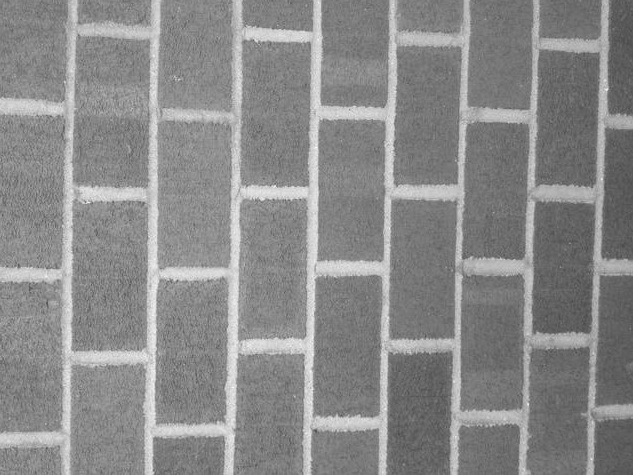
#> input picture bricks.jpg, 633 x 475 px
$ jupyter execute imageProcessing.ipynb
#> lines starting #> are read from the running program, lines starting #| are printed output that depends on the picture
##### Carregando as bibliotecas e definindo funções últeis

[cell 1]
import matplotlib.pyplot as plt
import numpy as np
from skimage import transform, data, io, color, img_as_ubyte

[cell 2]
# Função para mostrar a imagem
def showImage(image, title):
    plt.imshow(image, cmap='gray')
    plt.title(title)
    plt.show()

[cell 3]
# Definir função para realizar as filtragens passa baixa, passa alta e passa faixa
def filtering_pass(image, cutoff, cutoff2=None, type='low'):
    mask  = 1
    mask2 = 1


    # Converter a imagem para escala de cinza se necessário
    if image.ndim == 3:
        image = color.rgb2gray(image)

    # Transformada de Fourier 2D
    image_fft =  np.fft.fftshift(np.fft.fft2(image))

    # Obter as dimensões da imagem
    rows, cols = image.shape

    # Criar um filtro passa-baixa (círculo)
    x, y = np.ogrid[:rows, :cols]
    center = (rows // 2, cols // 2)

    if type == 'low':
        mask = np.exp(-((x - center[0])**2 + (y - center[1])**2) / (2 * (cutoff * rows)**2))

    elif type == 'hight':
        mask = 1 - np.exp(-((x - center[0])**2 + (y - center[1])**2) / (2 * (cutoff * rows)**2))

    elif type == 'band':
        mask  = np.exp(-((x - center[0])**2 + (y - center[1])**2) / (2 * (cutoff * rows)**2))
        mask2 = 1 - np.exp(-((x - center[0])**2 + (y - center[1])**2) / (2 * (cutoff2 * rows)**2))

    else:
        return None

    # Aplicar o filtro e inverte a centralização
    image_fft_filtered = np.fft.ifftshift(image_fft * mask * mask2)

    # Inverter a transformada de Fourier (retorna ao domínio do tempo)
    image_filtered = np.abs(np.fft.ifft2(image_fft_filtered))

    return img_as_ubyte(image_filtered)

[cell 4]
# Definir função para realizar a convolução entre a imagem e os kernels
def convolution(image, kernel):
    # Obter as dimensões da imagem e do kernel
    image_height, image_width = image.shape
    kernel_height, kernel_width = kernel.shape

    # Inicializar a imagem resultante com zeros
    result = np.zeros_like(image)

    # Realizar a convolução nas duas dimensões da imagem
    for i in range(image_height - kernel_height + 1):
        for j in range(image_width - kernel_width + 1):

            # Extração da região da imagem correspondente ao kernel
            region = image[i:i + kernel_height, j:j + kernel_width]

            # Aplicar o kernel e somar os resultados
            result[i, j] = np.sum(region * kernel)

    return result

[cell 5]
# Definir função para realizar a filtragem com Operador de Sobel
def filtering_sobel_operator(image):
    # Definir os kernels de Sobel para as direções horizontal e vertical
    sobel_x = np.array([[-1, 0, 1], [-2, 0, 2], [-1, 0, 1]])
    sobel_y = np.array([[-1, -2, -1], [0, 0, 0], [1, 2, 1]])

    # Realizar a convolução com os kernels
    sobel_x_result = convolution(image, sobel_x)
    sobel_y_result = convolution(image, sobel_y)

    # Calcular a magnitude do gradiente
    magnitude = np.hypot(sobel_x_result, sobel_y_result)

    return magnitude

[cell 6]
# Definir uma função para realizar o filtro de suavização por média dos pixels vizinhos
# O tamanho do kernel define a intensidade da suavização
def smooth_mean_filter(image, kernel_size):
    # Criar um kernel de média com todos os elementos iguais
    kernel = np.ones((kernel_size, kernel_size)) / (kernel_size ** 2)

    # Realizar a convolução com o kernel
    result = convolution(image, kernel)

    return result

##### Questão 01

[cell 7]
# Carregar a imagem bricks.jpg em escala de cinza
image = color.rgb2gray(io.imread('bricks.jpg'))
#> image: shape (475, 633) float64; min 0.282, max 1, mean 0.538


showImage(image, "Imagem original")

'''
    A imagem carregada mostra uma parede feita de tijolos e cimento.

'''

##### Questão 02

[cell 8]
# Definir a nova taxa de amostragem - redução por um fator de 16 (um quarto do tamanho original em ambas as dimensões)
image_less_simple = transform.rescale(image, 0.25)
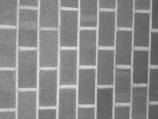
#> image_less_simple: shape (119, 158) float64; min 0.33, max 0.886, mean 0.538

# Mostrar a imagem
showImage(image_less_simple, "Imagem - amostragem reduzida")

'''
        Ao diminuir a taxa de amostragem da imagem, o número de pixels é reduzido. Ou seja, a imagem sofre uma perca de detalhes
    já que a quantidade de informações para representar a mesma imagem é reduzida.
        A resolução diminui a medida que a quantidade de amostras é reduzida, e consequentemente há uma suavização nos detalhes de borda,
    o que dá uma impressão de transição mais suave entre o tijolo e suas bordas.

'''

##### Questão 03

[cell 9]
# Definir a nova taxa de amostragem - aumento por um fator de 16 (quarto veses o tamanho original em ambas as dimensões)
image_more_simple = transform.rescale(image, 4)

# Mostrar a imagem
showImage(image_more_simple, "Imagem - amostragem aumentada")

'''
        Com o aumento da taxa de amostragem, ocorre o aumento da resolução da imagem, ou seja, é adicionado mais pixels para a representação
    tornando a imagam mais nítida. Assim, é possível capturar maiores detalhes da imagem original. Neste caso, as bordas dos tijolos
    tornam-se mais nítidas e a transição menos suave.

'''

##### Questão 04

[cell 10]
# Aplicar o filtro passa baixa
image_filtered = filtering_pass(image, 0.08, type='low')

# Mostrar a imagem filtrada
showImage(image_filtered, "Imagem filtrada - passa baixa")

'''
        A aplicação do filtro passa baixa causa uma atenuação nas frequências mais altas da imagem, ou seja,
    atenuando detalhes 'finos' e mais nítidos, diminuindo assim transições bruscas de intensidade.
    Dessa forma, ocorre uma suavização nas bordas dos tijolos tornando-as mais suaves.
        Também, percebe-se que há a diminuição de ruídos e granularidade na imagem.

'''

##### Questão 05

[cell 11]
# Aplicar o filtro passa alta
image_filtered = filtering_pass(image, 0.05, type='hight')
#> call 2 of filtering_pass, with cutoff = 0.05, type = 'hight'
#> in filtering_pass (call 2), `image_filtered = np.abs(np.fft.ifft2(image_fft_filtered))`:
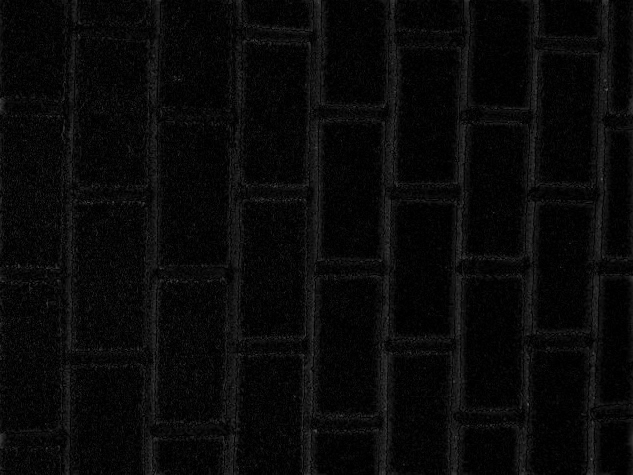
#> image_filtered: shape (475, 633) float64; min 1.56e-07, max 0.347, mean 0.0375

# Mostrar a imagem filtrada
showImage(image_filtered, "Imagem filtrada - passa alta")

'''
        Com a aplicação do filtro passa alta, ocorre um efeito contrário ao do filtro passa baixa. Ou seja, é enfatizado as frequências
    mais altas e atenuando as baixas frequências. Dessa forma, o filtro age como um realçador de bordas e detalhes finos,
    uma vez que as bordas apresentam transições bruscas de intensidade.
        Percebe-se que a imagem torna-se mais sensível ao ruído de altas frequência e granulações.

'''

##### Questão 06

[cell 12]
# Aplicar o filtro passa faixa
image_filtered = filtering_pass(image, 0.05, cutoff2=0.08, type='band')
#> call 3 of filtering_pass, with cutoff = 0.05, cutoff2 = 0.08, type = 'band'
#> in filtering_pass (call 3), `image_filtered = np.abs(np.fft.ifft2(image_fft_filtered))`:
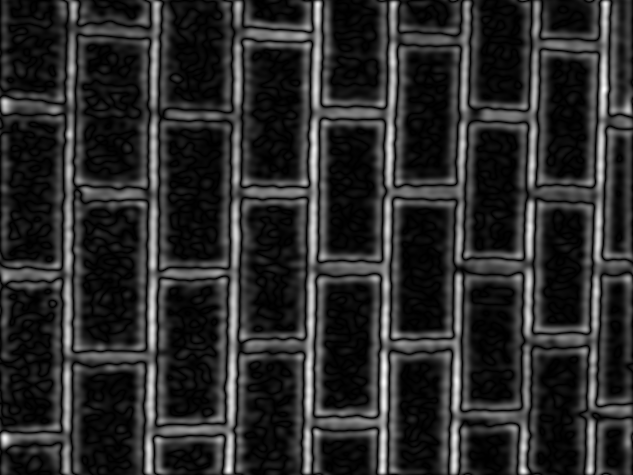
#> image_filtered: shape (475, 633) float64; min 4.05e-08, max 0.0289, mean 0.00497; drawn with min black and max white

# Mostrar a imagem filtrada
showImage(image_filtered, "Imagem filtrada - passa faixa")

'''
        A aplicação do filtro passa faixa entre as frequências de corte usadas nos filtros anteriores
    tenta realçar um padrão específico da imagem que correspondem às bordas dos tijolos.
    Isto é, o filtro seleciona uma faixa de frequência que haja, ao mesmo tempo, uma suavização e realce das bordas
    dos tijolos, tornando tais bordas destacadas e as outras informações atenuadas na imagem.

'''

##### Questão 07

[cell 13]
# Realizar filtragem com o Operador de Sobel
image_filtered_sobel = filtering_sobel_operator(image)
#> after the loop in convolution, `for i in range(image_height - kernel_height + 1):`:
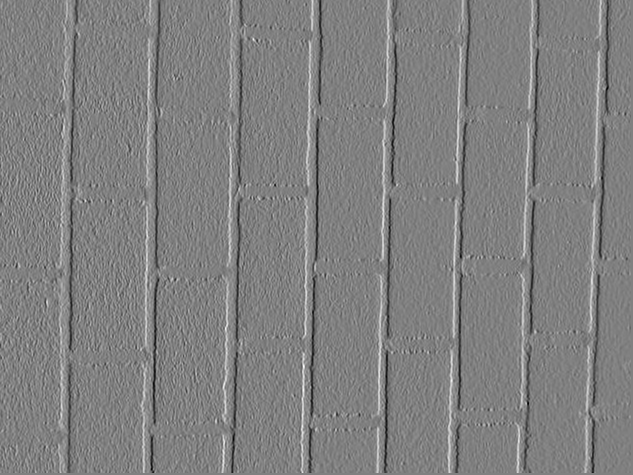
#> result: shape (475, 633) float64; min -1.69, max 1.67, mean -0.0021; drawn with min black and max white
#> after the loop in convolution (call 2), `for i in range(image_height - kernel_height + 1):`:
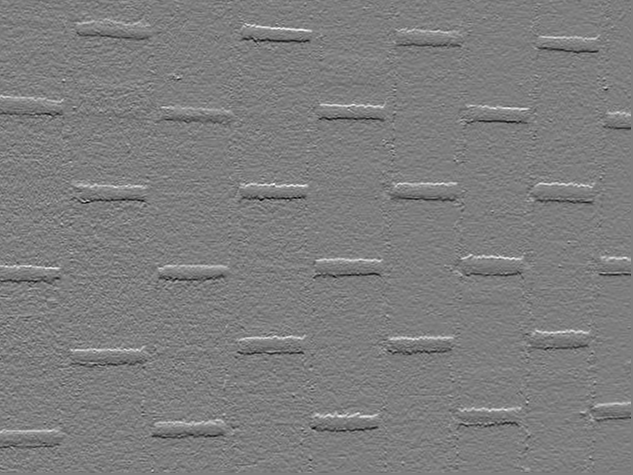
#> result: shape (475, 633) float64; min -1.45, max 1.48, mean -0.000186; drawn with min black and max white
#> in filtering_sobel_operator, `magnitude = np.hypot(sobel_x_result, sobel_y_result)`:
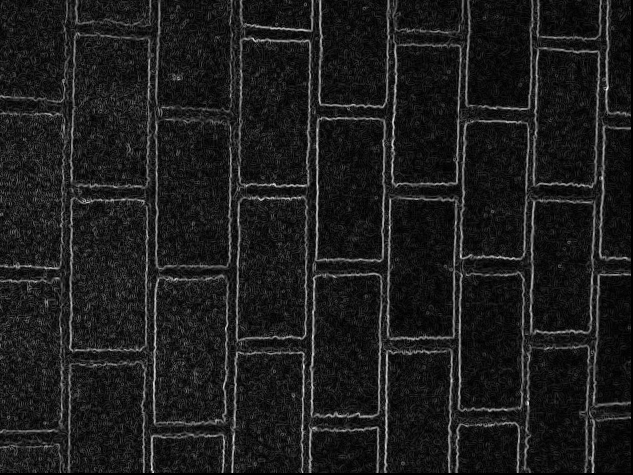
#> magnitude: shape (475, 633) float64; min 0, max 1.82, mean 0.208; drawn with min black and max white

# Mostrar a imagem filtrada
showImage(image_filtered_sobel, "Imagem filtrada por Operador de Sobel - Detecção de Borda")

'''
        Ao aplicar o filtro de Operador de Sobel, as transições de alta intensidade são destacadas, realçando assim
    as bordas. A detecção das bordas ocorrem ao longo da largura e altura da imagem por meio de duas matrizes (Kernels),
    uma para detectação de transições de intensidade da direção horizontal e outra na direção vertical.

        Após isto, é realizado o cálculo do gradiente, obtido por meio da combinação das respostas dos
    kernels horizontal e vertical. A magnitude representa o quanto houve mudança de intensidade naquele ponto da imagem.

'''

##### Questão 08

[cell 14]
# Realiza a suavização das bordas detectadas pelo filtro operador de Sobel
image_filtered_sobel_smooth = smooth_mean_filter(image_filtered_sobel, 5)
#> after the loop in convolution (call 3), `for i in range(image_height - kernel_height + 1):`:
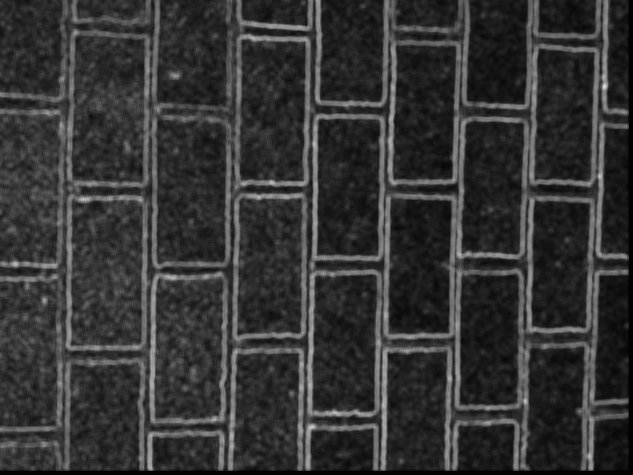
#> result: shape (475, 633) float64; min 0, max 0.871, mean 0.206
